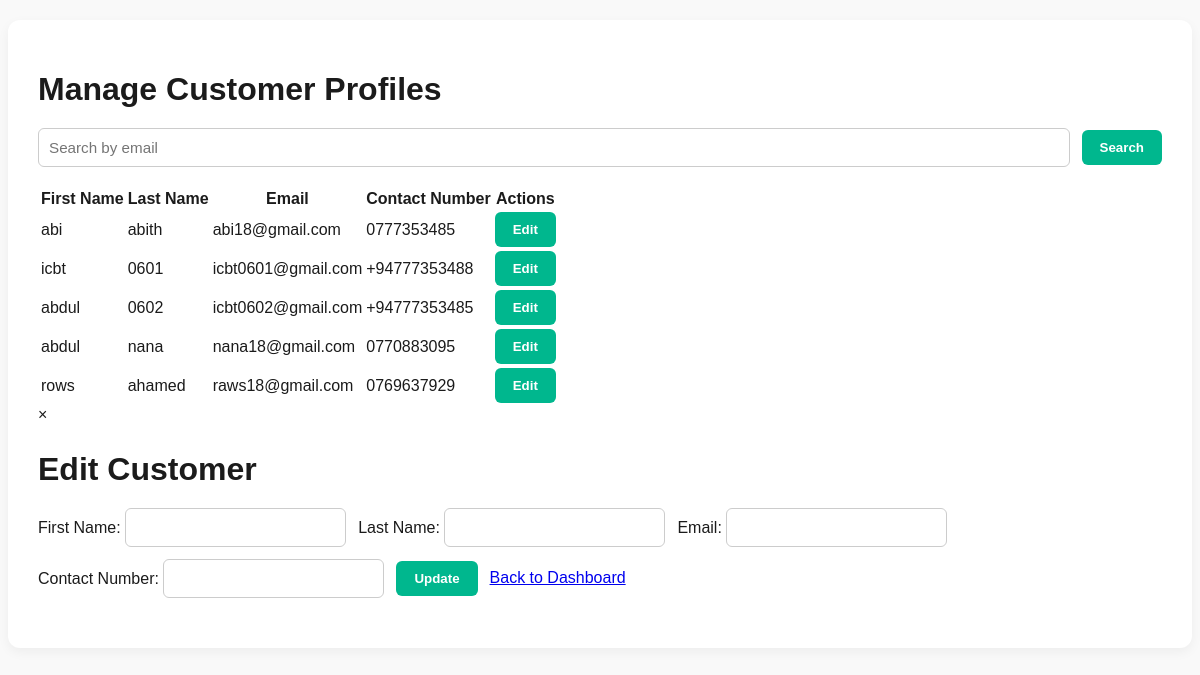
/manage_customers.php (signed in), run on the app's committed database.
### tables this page shows
CREATE TABLE `customers` (
  `email` varchar(100) NOT NULL,
  `first_name` text NOT NULL,
  `last_name` text NOT NULL,
  `contact_number` varchar(15) NOT NULL,
  `password` varchar(255) NOT NULL,
  `image_url` text DEFAULT NULL,
  `dob` date DEFAULT NULL,
  `membership` varchar(50) DEFAULT NULL,
  `payment_option` text DEFAULT NULL,
  `membership_start` date DEFAULT NULL,
  `membership_end` date DEFAULT NULL,
  `is_deleted` tinyint(1) DEFAULT 0
);

### manage_customers.php (the view, shortened to what this page needs)
<?php
include("dbconfig.php");
$customersQuery = "SELECT * FROM customers";
$stmt = $conn->prepare($customersQuery);
$stmt->execute();
$customersResult = $stmt->get_result();
?>
<!DOCTYPE html>
<html lang="en">
<head>
    <link rel="stylesheet" href="datatables_admin_style.css">
</head>
<body>
    <div class="container">
        <h1>Manage Customer Profiles</h1>
        <form method="GET" action="manage_customers.php">
            <input type="text" name="email" placeholder="Search by email" value="<?php echo isset($email) ? $email : ''; ?>">
            <button type="submit">Search</button>
        </form>
        <table>
            <thead>
                <tr>
                    <th>First Name</th>
                    <th>Last Name</th>
                    <th>Email</th>
                    <th>Contact Number</th>
                    <th>Actions</th>
                </tr>
            </thead>
            <tbody>
                <?php while ($customer = $customersResult->fetch_assoc()): ?>
                    <tr>
                        <td><?php echo $customer['first_name']; ?></td>
                        <td><?php echo $customer['last_name']; ?></td>
                        <td><?php echo $customer['email']; ?></td>
                        <td><?php echo $customer['contact_number']; ?></td>
                        <td>
                            <button class="edit-btn" onclick="editCustomer('<?php echo $customer['first_name']; ?>', '<?php echo $customer['last_name']; ?>', '<?php echo $customer['email']; ?>', '<?php echo $customer['contact_number']; ?>')">Edit</button>
                        </td>
                    </tr>
                <?php endwhile; ?>
            </tbody>
        </table>
        <div id="editModal" class="modal">
            <div class="modal-content">
                <span class="close">&times;</span>
                <h2>Edit Customer</h2>
                <form method="POST" action="manage_customers.php">
                    <div class="form-group">
                        <label for="first_name">First Name:</label>
                        <input type="text" name="first_name" id="first_name" required>
                    </div>
                    <div class="form-group">
                        <label for="last_name">Last Name:</label>
                        <input type="text" name="last_name" id="last_name" required>
                    </div>
                    <div class="form-group">
                        <label for="new_email">Email:</label>
                        <input type="email" name="new_email" id="new_email" required>
                    </div>
                    <div class="form-group">
                        <label for="contact_number">Contact Number:</label>
                        <input type="text" name="contact_number" id="contact_number" required>
                    </div>
                    <button type="submit" name="update_customer">Update</button>
                    <div class="back-link">
                        <a href="management_dashboard.php">Back to Dashboard</a>
                    </div>
                </form>
            </div>
        </div>
    </div>
</body>
</html>

### datatables_admin_style.css (style rules this page uses)
:root { --primary-color: #00B78E; --primary-hover: #009b7a; --secondary-color: #004C3F; --text-color: #1B1B1B; --light-bg: #f9f9f9; --card-bg: #ffffff; --accent-red: #e74c3c; --accent-green: #27ae60; --font: 'Poppins', sans-serif; --dark-bg: #121212; --dark-text-color: #f2f2f2; --dark-card-bg: #1e1e1e; --dark-input-bg: #2b2b2b; --dark-border-color: #444; --dark-hover-bg: #2d2d2d; --dark-table-head-bg: #2f2f2f; }
body { font-family: var(--font); background-color: var(--light-bg); color: var(--text-color); transition: background 0.3s ease, color 0.3s ease; }
.container { width: 100%; padding: 30px; background-color: var(--card-bg); border-radius: 12px; box-shadow: 0 4px 12px rgba(0, 0, 0, 0.05); margin: 20px auto; box-sizing: border-box; transition: background 0.3s ease; }
h1, h2 { font-size: 2rem; margin-bottom: 20px; color: var(--text-color); }
form, .filter-form, .inline-form, form[action*="partial"] { display: flex; flex-wrap: wrap; gap: 12px; margin-bottom: 20px; align-items: center; }
input, select, textarea { padding: 10px; border: 1px solid #ccc; border-radius: 6px; min-width: 180px; flex: 1; background: #fff; color: var(--text-color); font-size: 0.95rem; transition: all 0.2s ease-in-out; }
button, .delete-btn, .resolve-button { padding: 10px 18px; border: none; border-radius: 6px; background-color: var(--primary-color); color: #fff; font-weight: 600; cursor: pointer; transition: background-color 0.3s ease; }

### data on the page
customers: first_name "abi", last_name "abith", email "abi18@gmail.com", contact_number "0777353485"
customers: first_name "icbt", last_name "0601", email "icbt0601@gmail.com", contact_number "+94777353488"
customers: first_name "abdul", last_name "0602", email "icbt0602@gmail.com", contact_number "+94777353485"
customers: first_name "abdul", last_name "nana", email "nana18@gmail.com", contact_number "0770883095"
customers: first_name "rows", last_name "ahamed", email "raws18@gmail.com", contact_number "0769637929"
